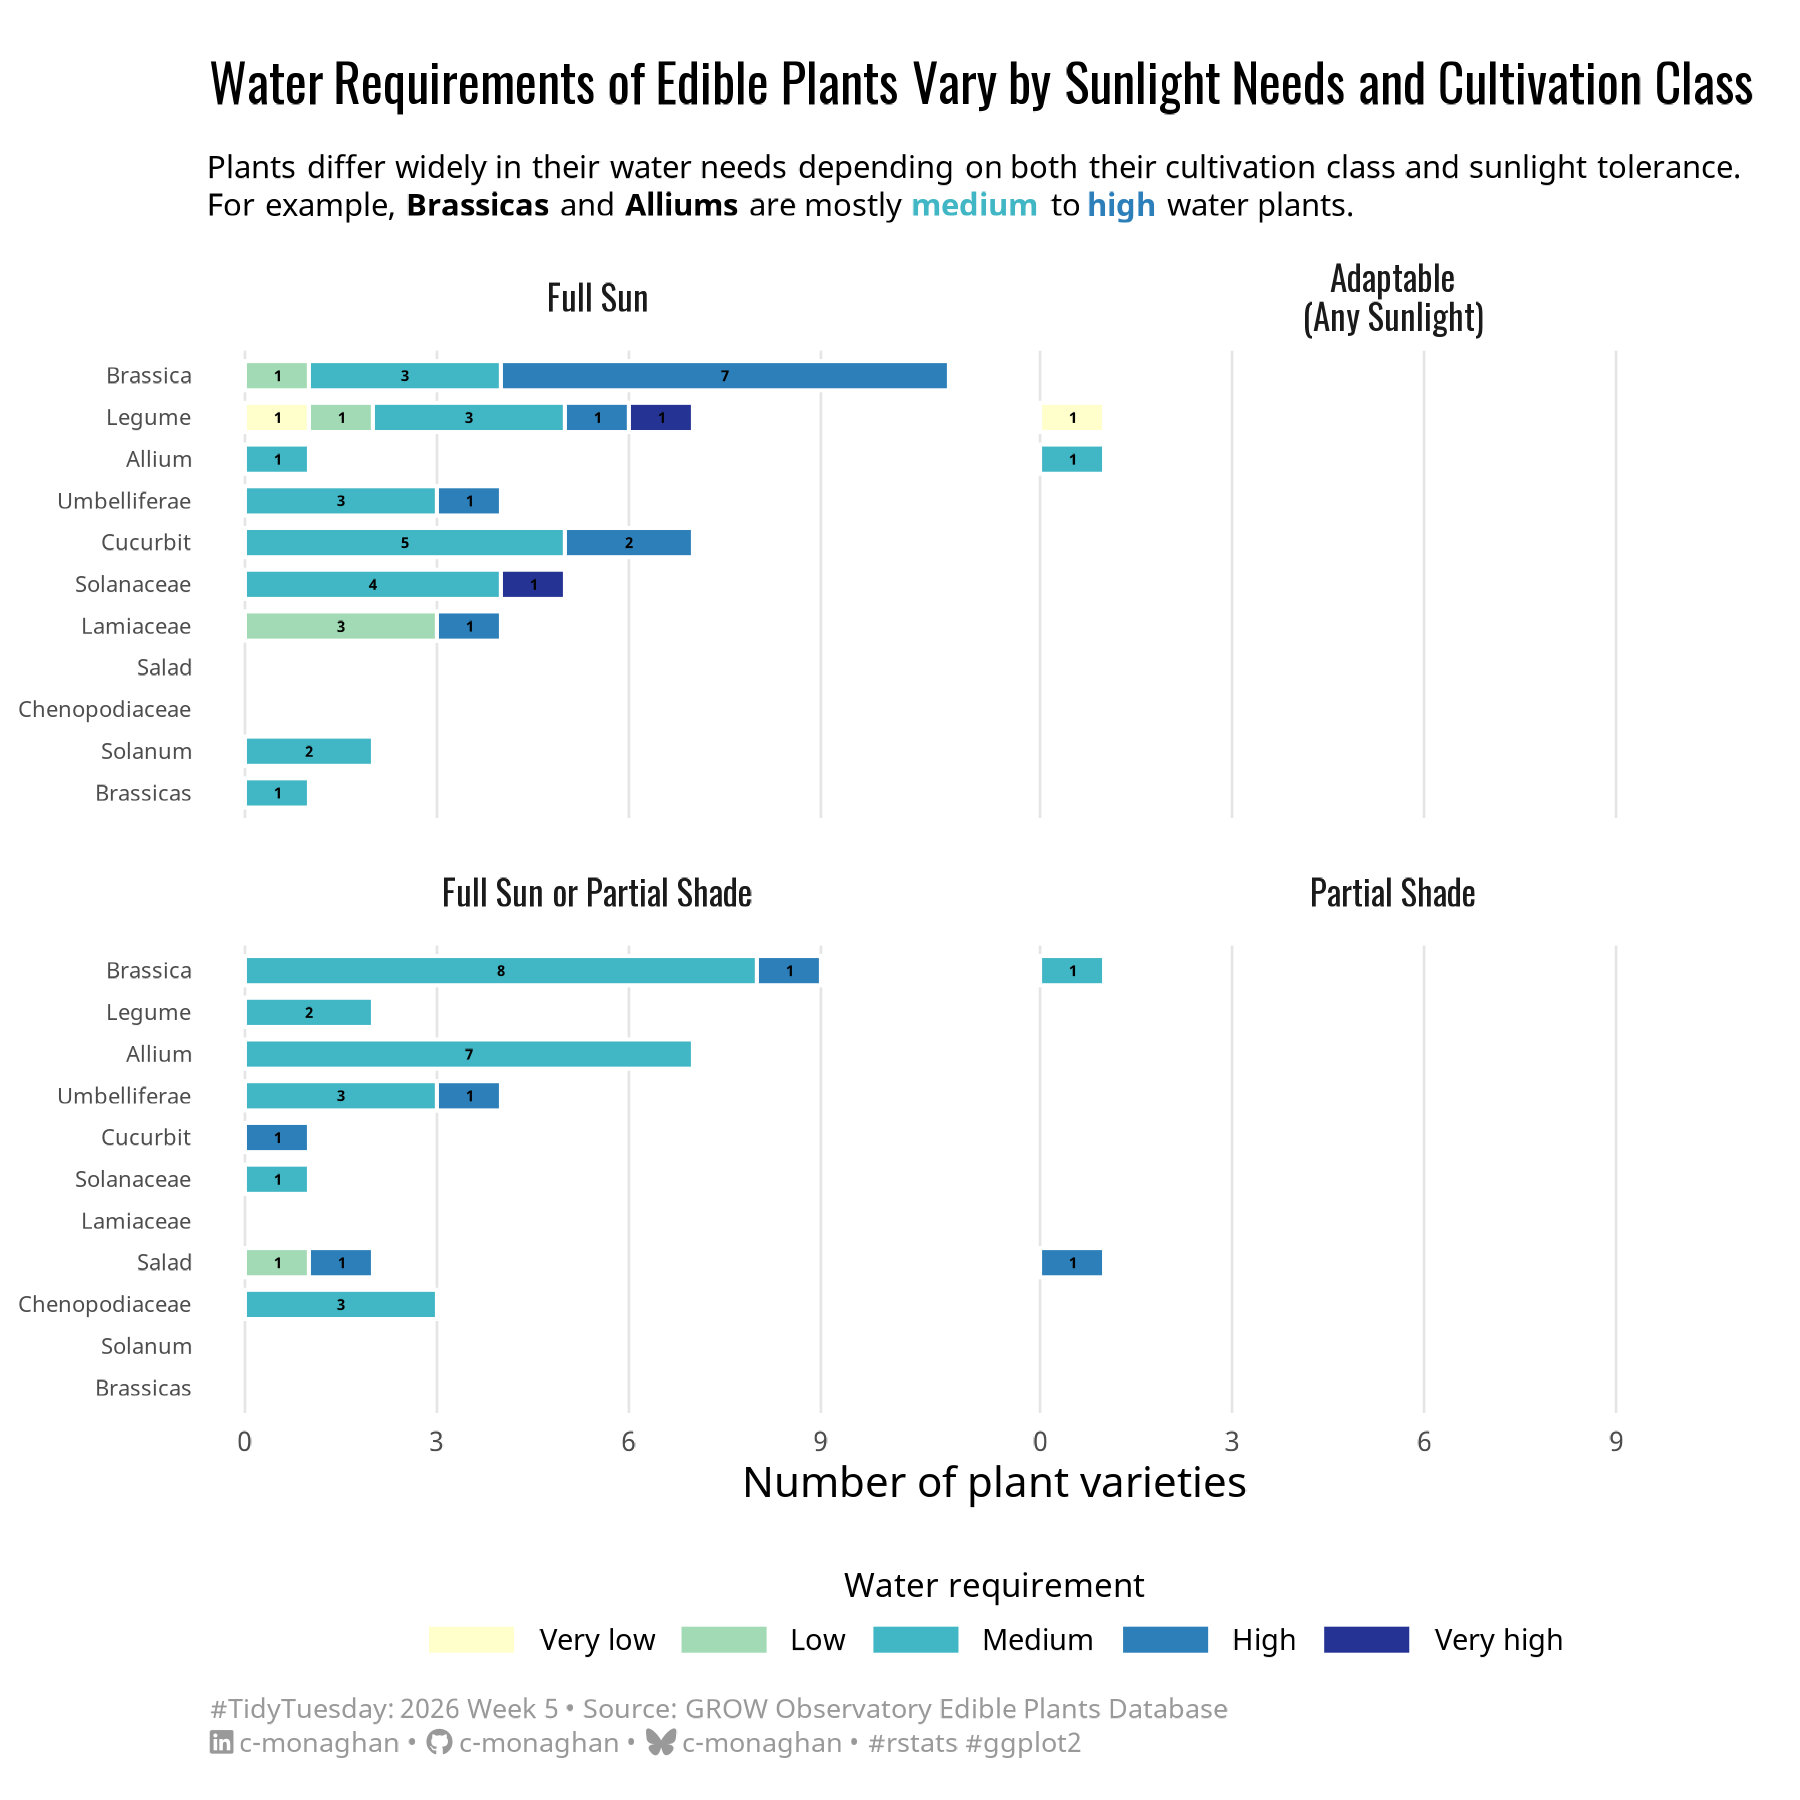

The script that drew this image:
# Packages ---------------------------------------------------------------------
pacman::p_load(
  dplyr,
  stringr,
  ggplot2,
  ggridges,
  showtext
)

# Functions --------------------------------------------------------------------
parse_range <- function(x) {
  x <- str_replace_all(x, "\\s+", "")

  lower <- str_extract(x, "^\\d+") |> as.numeric()
  upper <- str_extract(x, "(?<=-)\\d+") |> as.numeric()

  tibble(
    lower = lower,
    upper = upper,
    middle = ifelse(
      !is.na(upper),
      (lower + upper) / 2,
      NA_real_
    )
  )
}

# Fonts ------------------------------------------------------------------------
font_add_google("Oswald")
font_add_google("Noto Sans")

title_font <- "Oswald"
body_font <- "Noto Sans"

showtext_auto(enable = TRUE)
showtext_opts(dpi = 300)

# Preparing caption
tt_text <- cmBrand::tt_text(
  year = 2026,
  week = 5,
  source = "GROW Observatory Edible Plants Database"
)

socials <- cmBrand::social_brand()

caption_text <- str_glue(tt_text, socials, " &bull; #rstats #ggplot2")

# Theme ------------------------------------------------------------------------
theme_plants <- function() {
  theme_minimal(base_size = 10, base_family = body_font) +
    theme(
      plot.title = ggtext::element_textbox_simple(
        size = rel(1.25),
        hjust = 0,
        family = title_font,
        margin = margin(t = 5, r = 0, b = 5, l = 0)
      ),
      plot.subtitle = ggtext::element_textbox_simple(
        size = rel(0.75),
        hjust = 0,
        margin = margin(t = 5, r = 0, b = 5, l = 0)
      ),
      plot.caption = ggtext::element_markdown(
        size = rel(0.65),
        hjust = 0,
        lineheight = 1.25,
        colour = "#999999",
        family = body_font
      ),
      strip.text = element_text(
        size = rel(0.85),
        family = title_font
      ),
      legend.position = "bottom",
      legend.title.position = "top",
      legend.title = element_text(hjust = 0.5, size = rel(0.8)),
      legend.text = element_text(size = rel(0.7)),
      panel.grid.major.y = element_blank(),
      panel.grid.major.x = element_line(
        color = "gray90",
        linewidth = 0.3
      ),
      panel.grid.minor = element_blank(),
      axis.text.y = element_text(size = rel(0.65)),
      axis.text.x = element_text(size = rel(0.8)),
      plot.margin = margin(t = 10, r = 5, b = 10, l = 5)
    )
}

# Data -------------------------------------------------------------------------
edible_plants <- tidytuesdayR::tt_load(x = 2026, week = 5) |>
  purrr::pluck("edible_plants")

edible_plants |>
  select(sunlight) |>
  mutate(
    sunlight = str_replace_all(sunlight, "\\/", " or "),
    sunlight = str_to_title(sunlight),
    sunlight = str_replace_all(sunlight, "Or", "or"),
    sunlight = str_squish(sunlight)
  ) |>
  pull(sunlight) |>
  unique()

# Processing -------------------------------------------------------------------
plot_data <- edible_plants |>
  select(cultivation, common_name, sunlight, water) |>
  filter(cultivation != "Miscellaneous") |>
  mutate(
    sunlight = str_replace_all(sunlight, "\\/", " or "),
    sunlight = str_to_title(sunlight),
    sunlight = str_replace_all(sunlight, "Or", "or"),
    sunlight = str_squish(sunlight),

    sunlight = factor(
      sunlight,
      levels = c(
        "Full Sun",
        "Full Sun or Partial Shade or Full Shade",
        "Full Sun or Partial Shade",
        "Partial Shade"
      )
    ),

    water = str_to_sentence(water),
    water = factor(
      water,
      levels = c("Very low", "Low", "Medium", "High", "Very high")
    )
  ) |>
  count(cultivation, sunlight, water, name = "n_plants") |>
  group_by(cultivation) |>
  mutate(total_plants = sum(n_plants)) |>
  ungroup() |>
  mutate(cultivation = forcats::fct_reorder(cultivation, total_plants))

# Plotting ---------------------------------------------------------------------
subtitle <- str_glue(
  "Plants differ widely in their water needs depending on both their cultivation class and sunlight tolerance. For example, **Brassicas** and **Alliums** are mostly <span style = 'color:#41B6C4;'>**medium**</span> to <span style = 'color:#2C7FB8;'>**high**</span> water plants."
)

plot_data |>
  ggplot(aes(x = n_plants, y = cultivation, fill = water)) +
  geom_col(
    position = position_stack(reverse = TRUE),
    colour = "white",
    width = 0.7,
  ) +
  geom_text(
    aes(label = n_plants),
    position = position_stack(vjust = 0.5, reverse = TRUE),
    size = rel(1.3),
    fontface = "bold",
    family = body_font
  ) +
  scale_fill_brewer(
    palette = "YlGnBu",
    direction = 1,
    name = "Water requirement",
    guide = guide_legend(
      keywidth = unit(0.8, "cm"),
      keyheight = unit(0.3, "cm")
    )
  ) +
  labs(
    title = "Water Requirements of Edible Plants Vary by Sunlight Needs and Cultivation Class",
    subtitle = subtitle,
    x = "Number of plant varieties",
    y = NULL,
    caption = caption_text,
  ) +
  facet_wrap(
    ~sunlight,
    labeller = labeller(
      sunlight = function(x) {
        case_when(
          x ==
            "Full Sun or Partial Shade or Full Shade" ~ "Adaptable\n(Any Sunlight)",
          TRUE ~ x
        )
      }
    )
  ) +
  theme_plants() +
  ggview::canvas(width = 6, height = 6) -> p

# Export -----------------------------------------------------------------------
ggview::save_ggplot(
  plot = p,
  file = here::here("2026", "2026-02-03", "20260203.png")
)
